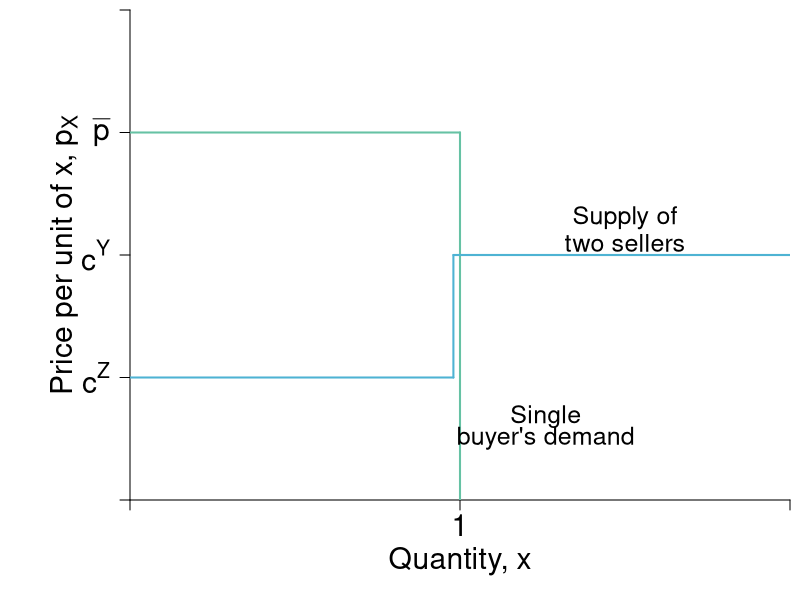
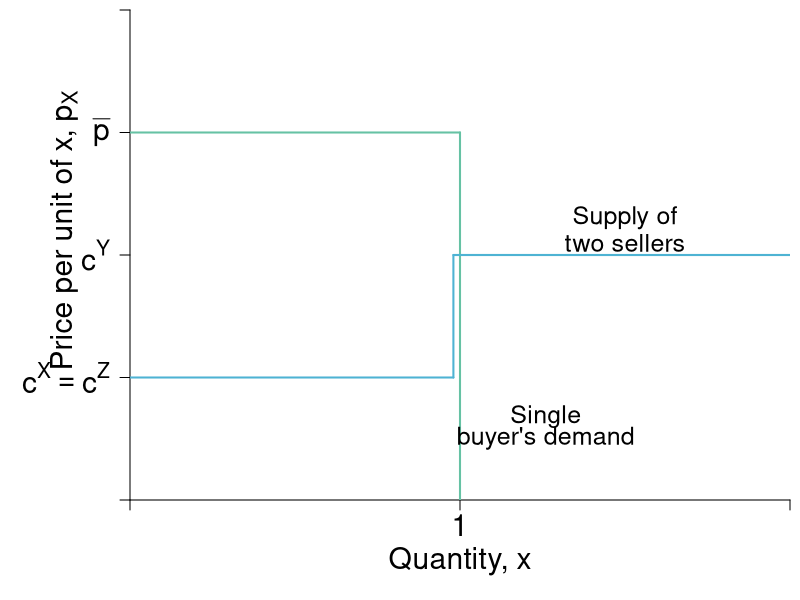
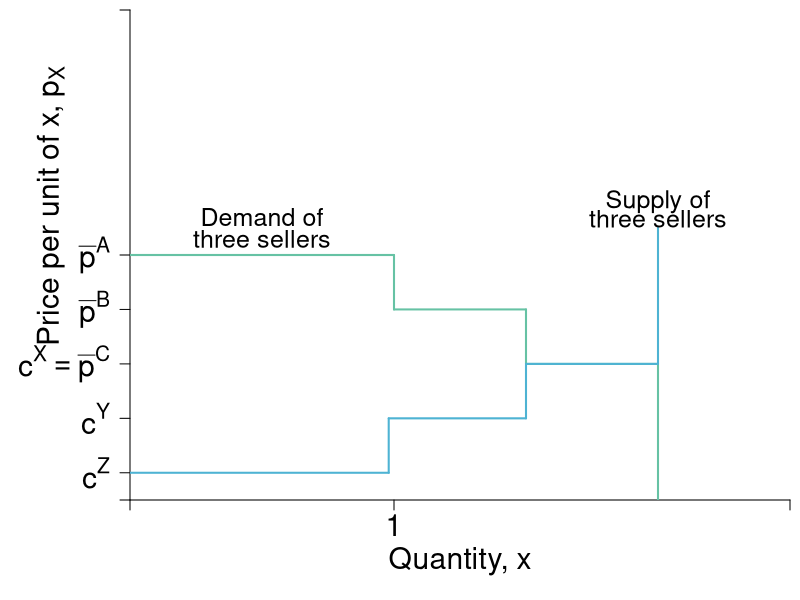

Recreate these plots in R, in order.
require(shape)
pdf(file = "competitionmarkets/checkpoint_9.10_a.pdf", width = 9, height = 7)

#Set parameters for graphics
pointsize <- 1.8
axislabelsize <- 1.8
labelsize <- 1.5
namesize <- 1.8
annotatesize <- 1.5
graphlinewidth <- 2
segmentlinewidth <- 1.5


COL <- c("#7fc97f", "#beaed4", "#fdc086", "#ffff99", "#386cb0", "#f0027f", "#bf5b17", "#666666")
COLA <- c("#e0f3db", "#99d8c9","#66c2a4","#41ae76", "#238b45", "#005824")
COLB <- c("#c6dbef", "#4eb3d3", "#2b8cbe", "#0868ac","#084081")
COLC <- c("#fcfbfd", "#efedf5", "#dadaeb", "#bcbddc", "#9e9ac8", "#807dba", "#6a51a3", "#54278f", "#3f007d")
Grays <- gray.colors(25, start = 1, end = 0)
par(mar =  c(5, 6.5, 0.5, 0.5))

Demand <- function(x, rmax = 20, xmax = 12, n = 10) {
  rmax - (rmax/(n*xmax))*x
}

mrsA <- function(x, rmax = 20, xmax = 10) {
  rmax - (rmax/xmax)*x
}

uA <- function(x, y, rmax = 20, xmax = 10) {
  y + rmax*x - (1/2)(rmax/xmax)*x^2
}


Supply <- function(x, c1 = 0, c2 = 0.05){
  c1 + 2*c2*x
}

xlims <- c(0, 2)
ylims <- c(0, 4)

npts <- 501 

plot(0, 0, xlim = xlims, ylim = ylims, type = "n",
     xlab = expression(paste("")),
     ylab = expression(paste("")), 
     xaxt = "n", 
     yaxt = "n", 
     cex.lab = axislabelsize, 
     bty = "n",
     xaxs="i", 
     yaxs="i")

# ticksy <- seq(from = 0, to = ylims[2], by = 2)
# ylabels <- seq(from = 0, to = ylims[2], by = 2)
# ticksx <- seq(from = 0, to = xlims[2], by = 2)
# xlabels <- seq(from = 0, to = xlims[2], by = 2)
ticksy <- c(0, 1, 2, 3, ylims[2])
ylabels <- c(NA, expression(paste(c^Z)), expression(paste(c^Y)), expression(paste( bar(p) )), NA)
ticksx <- c(0, 1, xlims[2])
xlabels <- c(NA, 1, NA)

axis(1, at = ticksx, pos = 0, labels = xlabels, cex.axis = axislabelsize)
axis(2, at = ticksy, pos = 0, labels = ylabels, las = 1, cex.axis = axislabelsize)

npts <- 500 
xx1 <- seq(xlims[1], xlims[2], length.out = npts)

#Draw the polygon for producer surplus
# xpoly1 <- c(0, 75, 0, 0)
# ypoly1 <- c(0, 7.5, 7.5, 0)
# polygon(x = xpoly1, y = ypoly1, col=COLB[1], density=NULL, border = NA)

# #Draw the polygon for consumer surplus
# xpoly2 <- c(0, 75, 0, 0)
# ypoly2 <- c(7.5, 7.5, 20, 7.5)
# polygon(x = xpoly2, y = ypoly2, col=COLA[1], density=NULL, border = NA)
# text(25, 6, expression(paste("Producer Surplus")), xpd = TRUE, cex = labelsize) 
# text(25, 11.5, expression(paste("Consumer Surplus")), xpd = TRUE, cex = labelsize) 

#Lines for mrs graph
# lines(xx1, Demand(xx1), col = COLA[4], lwd = graphlinewidth)
# lines(xx1, Supply(xx1), col = COLB[4], lwd = graphlinewidth)
#lines(xx1, mrsA(xx1, rmax = 20, xmax = 10), col = COLA[4], lwd = graphlinewidth)

#Line for Demand
segments(0, 3, 1, 3, lty = 1, col = COLA[3] , lwd = graphlinewidth)
segments(1, 0, 1, 3, lty = 1, col = COLA[3] , lwd = graphlinewidth)

#Line for Supply
segments(0, 1, 0.98, 1, lty = 1, col = COLB[2] , lwd = graphlinewidth)
segments(0.98, 1, 0.98, 2, lty = 1, col = COLB[2] , lwd = graphlinewidth)
segments(0.98, 2, 2, 2, lty = 1, col = COLB[2] , lwd = graphlinewidth)

#Label axes
mtext(expression(paste("Quantity, ", x)), side=1, line = 3, cex = axislabelsize)
text(-0.2, 0.5*ylims[2], expression(paste("Price per unit of x, ", p[X])), xpd = TRUE, cex = axislabelsize, srt = 90) 
# 
# points(50, 10, pch = 16, col = "black", cex = 1.5)
# text(52, 10.5, expression(M))

#segments(4.11765, 6.17647, 5.88, 8.88, lty = 1, col = COL[2] , lwd = graphlinewidth)
text(1.26, 0.68, expression("Single"), cex = labelsize)
text(1.26, 0.5, expression("buyer's demand"), cex = labelsize)
text(1.5, 2.3, expression("Supply of"), cex = labelsize)
text(1.5, 2.1, expression("two sellers"), cex = labelsize)


dev.off()

#Plot B

pdf(file = "competitionmarkets/checkpoint_9.10_b.pdf", width = 9, height = 7)

#Set parameters for graphics
pointsize <- 1.8
axislabelsize <- 1.8
labelsize <- 1.5
namesize <- 1.8
annotatesize <- 1.5
graphlinewidth <- 2
segmentlinewidth <- 1.5


COL <- c("#7fc97f", "#beaed4", "#fdc086", "#ffff99", "#386cb0", "#f0027f", "#bf5b17", "#666666")
COLA <- c("#e0f3db", "#99d8c9","#66c2a4","#41ae76", "#238b45", "#005824")
COLB <- c("#c6dbef", "#4eb3d3", "#2b8cbe", "#0868ac","#084081")
COLC <- c("#fcfbfd", "#efedf5", "#dadaeb", "#bcbddc", "#9e9ac8", "#807dba", "#6a51a3", "#54278f", "#3f007d")
Grays <- gray.colors(25, start = 1, end = 0)
par(mar =  c(5, 6.5, 0.5, 0.5))

Demand <- function(x, rmax = 20, xmax = 12, n = 10) {
  rmax - (rmax/(n*xmax))*x
}

mrsA <- function(x, rmax = 20, xmax = 10) {
  rmax - (rmax/xmax)*x
}

uA <- function(x, y, rmax = 20, xmax = 10) {
  y + rmax*x - (1/2)(rmax/xmax)*x^2
}


Supply <- function(x, c1 = 0, c2 = 0.05){
  c1 + 2*c2*x
}

xlims <- c(0, 2)
ylims <- c(0, 4)

npts <- 501 

plot(0, 0, xlim = xlims, ylim = ylims, type = "n",
     xlab = expression(paste("")),
     ylab = expression(paste("")), 
     xaxt = "n", 
     yaxt = "n", 
     cex.lab = axislabelsize, 
     bty = "n",
     xaxs="i", 
     yaxs="i")

# ticksy <- seq(from = 0, to = ylims[2], by = 2)
# ylabels <- seq(from = 0, to = ylims[2], by = 2)
# ticksx <- seq(from = 0, to = xlims[2], by = 2)
# xlabels <- seq(from = 0, to = xlims[2], by = 2)
ticksy <- c(0, 1, 2, 3, ylims[2])
ylabels <- c(NA, expression(paste(c^X == c^Z)), expression(paste(c^Y)), expression(paste( bar(p) )), NA)
ticksx <- c(0, 1, xlims[2])
xlabels <- c(NA, 1, NA)

axis(1, at = ticksx, pos = 0, labels = xlabels, cex.axis = axislabelsize)
axis(2, at = ticksy, pos = 0, labels = ylabels, las = 1, cex.axis = axislabelsize)

npts <- 500 
xx1 <- seq(xlims[1], xlims[2], length.out = npts)

#Draw the polygon for producer surplus
# xpoly1 <- c(0, 75, 0, 0)
# ypoly1 <- c(0, 7.5, 7.5, 0)
# polygon(x = xpoly1, y = ypoly1, col=COLB[1], density=NULL, border = NA)

# #Draw the polygon for consumer surplus
# xpoly2 <- c(0, 75, 0, 0)
# ypoly2 <- c(7.5, 7.5, 20, 7.5)
# polygon(x = xpoly2, y = ypoly2, col=COLA[1], density=NULL, border = NA)
# text(25, 6, expression(paste("Producer Surplus")), xpd = TRUE, cex = labelsize) 
# text(25, 11.5, expression(paste("Consumer Surplus")), xpd = TRUE, cex = labelsize) 

#Lines for mrs graph
# lines(xx1, Demand(xx1), col = COLA[4], lwd = graphlinewidth)
# lines(xx1, Supply(xx1), col = COLB[4], lwd = graphlinewidth)
#lines(xx1, mrsA(xx1, rmax = 20, xmax = 10), col = COLA[4], lwd = graphlinewidth)

#Line for Demand
segments(0, 3, 1, 3, lty = 1, col = COLA[3] , lwd = graphlinewidth)
segments(1, 0, 1, 3, lty = 1, col = COLA[3] , lwd = graphlinewidth)

#Line for Supply
segments(0, 1, 0.98, 1, lty = 1, col = COLB[2] , lwd = graphlinewidth)
segments(0.98, 1, 0.98, 2, lty = 1, col = COLB[2] , lwd = graphlinewidth)
segments(0.98, 2, 2, 2, lty = 1, col = COLB[2] , lwd = graphlinewidth)

#Label axes
mtext(expression(paste("Quantity, ", x)), side=1, line = 3, cex = axislabelsize)
text(-0.2, 0.55*ylims[2], expression(paste("Price per unit of x, ", p[X])), xpd = TRUE, cex = axislabelsize, srt = 90) 
# 
# points(50, 10, pch = 16, col = "black", cex = 1.5)
# text(52, 10.5, expression(M))

#segments(4.11765, 6.17647, 5.88, 8.88, lty = 1, col = COL[2] , lwd = graphlinewidth)
text(1.26, 0.68, expression("Single"), cex = labelsize)
text(1.26, 0.5, expression("buyer's demand"), cex = labelsize)
text(1.5, 2.3, expression("Supply of"), cex = labelsize)
text(1.5, 2.1, expression("two sellers"), cex = labelsize)

dev.off()


#Plot C

pdf(file = "competitionmarkets/checkpoint_9.10_c.pdf", width = 9, height = 7)

#Set parameters for graphics
pointsize <- 1.8
axislabelsize <- 1.8
labelsize <- 1.5
namesize <- 1.8
annotatesize <- 1.5
graphlinewidth <- 2
segmentlinewidth <- 1.5


COL <- c("#7fc97f", "#beaed4", "#fdc086", "#ffff99", "#386cb0", "#f0027f", "#bf5b17", "#666666")
COLA <- c("#e0f3db", "#99d8c9","#66c2a4","#41ae76", "#238b45", "#005824")
COLB <- c("#c6dbef", "#4eb3d3", "#2b8cbe", "#0868ac","#084081")
COLC <- c("#fcfbfd", "#efedf5", "#dadaeb", "#bcbddc", "#9e9ac8", "#807dba", "#6a51a3", "#54278f", "#3f007d")
Grays <- gray.colors(25, start = 1, end = 0)
par(mar =  c(5, 6.5, 0.5, 0.5))

Demand <- function(x, rmax = 20, xmax = 12, n = 10) {
  rmax - (rmax/(n*xmax))*x
}

mrsA <- function(x, rmax = 20, xmax = 10) {
  rmax - (rmax/xmax)*x
}

uA <- function(x, y, rmax = 20, xmax = 10) {
  y + rmax*x - (1/2)(rmax/xmax)*x^2
}


Supply <- function(x, c1 = 0, c2 = 0.05){
  c1 + 2*c2*x
}

xlims <- c(0, 2.5)
ylims <- c(0, 9)

npts <- 501 

plot(0, 0, xlim = xlims, ylim = ylims, type = "n",
     xlab = expression(paste("")),
     ylab = expression(paste("")), 
     xaxt = "n", 
     yaxt = "n", 
     cex.lab = axislabelsize, 
     bty = "n",
     xaxs="i", 
     yaxs="i")

# ticksy <- seq(from = 0, to = ylims[2], by = 2)
# ylabels <- seq(from = 0, to = ylims[2], by = 2)
# ticksx <- seq(from = 0, to = xlims[2], by = 2)
# xlabels <- seq(from = 0, to = xlims[2], by = 2)
ticksy <- c(0, 0.5, 1.5, 2.5,3.5,4.5,ylims[2])
ylabels <- c(NA, expression(paste(c^Z)), expression(paste(c^Y)), expression(paste(c^X == bar(p)^C)), expression(paste(bar(p)^B)), expression(paste(bar(p)^A)), NA)
ticksx <- c(0, 1, xlims[2])
xlabels <- c(NA, 1, NA)

axis(1, at = ticksx, pos = 0, labels = xlabels, cex.axis = axislabelsize)
axis(2, at = ticksy, pos = 0, labels = ylabels, las = 1, cex.axis = axislabelsize)

npts <- 500 
xx1 <- seq(xlims[1], xlims[2], length.out = npts)

#Draw the polygon for producer surplus
# xpoly1 <- c(0, 75, 0, 0)
# ypoly1 <- c(0, 7.5, 7.5, 0)
# polygon(x = xpoly1, y = ypoly1, col=COLB[1], density=NULL, border = NA)

# #Draw the polygon for consumer surplus
# xpoly2 <- c(0, 75, 0, 0)
# ypoly2 <- c(7.5, 7.5, 20, 7.5)
# polygon(x = xpoly2, y = ypoly2, col=COLA[1], density=NULL, border = NA)
# text(25, 6, expression(paste("Producer Surplus")), xpd = TRUE, cex = labelsize) 
# text(25, 11.5, expression(paste("Consumer Surplus")), xpd = TRUE, cex = labelsize) 

#Lines for mrs graph
# lines(xx1, Demand(xx1), col = COLA[4], lwd = graphlinewidth)
# lines(xx1, Supply(xx1), col = COLB[4], lwd = graphlinewidth)
#lines(xx1, mrsA(xx1, rmax = 20, xmax = 10), col = COLA[4], lwd = graphlinewidth)

#Line for Demand
segments(0, 4.5, 1, 4.5, lty = 1, col = COLA[3] , lwd = graphlinewidth)
segments(1, 4.5, 1, 3.5, lty = 1, col = COLA[3] , lwd = graphlinewidth)
segments(1, 3.5, 1.5, 3.5, lty = 1, col = COLA[3] , lwd = graphlinewidth)
segments(1.5, 3.5, 1.5, 2.5, lty = 1, col = COLA[3] , lwd = graphlinewidth)
segments(1.5, 2.5, 2, 2.5, lty = 1, col = COLA[3] , lwd = graphlinewidth)
segments(2, 2.5, 2, 0, lty = 1, col = COLA[3] , lwd = graphlinewidth)


#Line for Supply
segments(0, 0.5, 0.98, 0.5, lty = 1, col = COLB[2] , lwd = graphlinewidth)
segments(0.98, 0.5, 0.98, 1.5, lty = 1, col = COLB[2] , lwd = graphlinewidth)
segments(0.98, 1.5, 1.5, 1.5, lty = 1, col = COLB[2] , lwd = graphlinewidth)
segments(1.5, 1.5, 1.5, 2.5, lty = 1, col = COLB[2] , lwd = graphlinewidth)
segments(1.5, 2.5, 2, 2.5, lty = 1, col = COLB[2] , lwd = graphlinewidth)
segments(2, 2.5, 2, 5, lty = 1, col = COLB[2] , lwd = graphlinewidth)

#Label axes
mtext(expression(paste("Quantity, ", x)), side=1, line = 3, cex = axislabelsize)
text(-0.3, 0.6*ylims[2], expression(paste("Price per unit of x, ", p[X])), xpd = TRUE, cex = axislabelsize, srt = 90) 
# 
# points(50, 10, pch = 16, col = "black", cex = 1.5)
# text(52, 10.5, expression(M))

#segments(4.11765, 6.17647, 5.88, 8.88, lty = 1, col = COL[2] , lwd = graphlinewidth)
text(0.5, 5.2, expression("Demand of"), cex = labelsize)
text(0.5, 4.8, expression("three sellers"), cex = labelsize)
text(2, 5.47, expression("Supply of"), cex = labelsize)
text(2, 5.17, expression("three sellers"), cex = labelsize)


dev.off()
